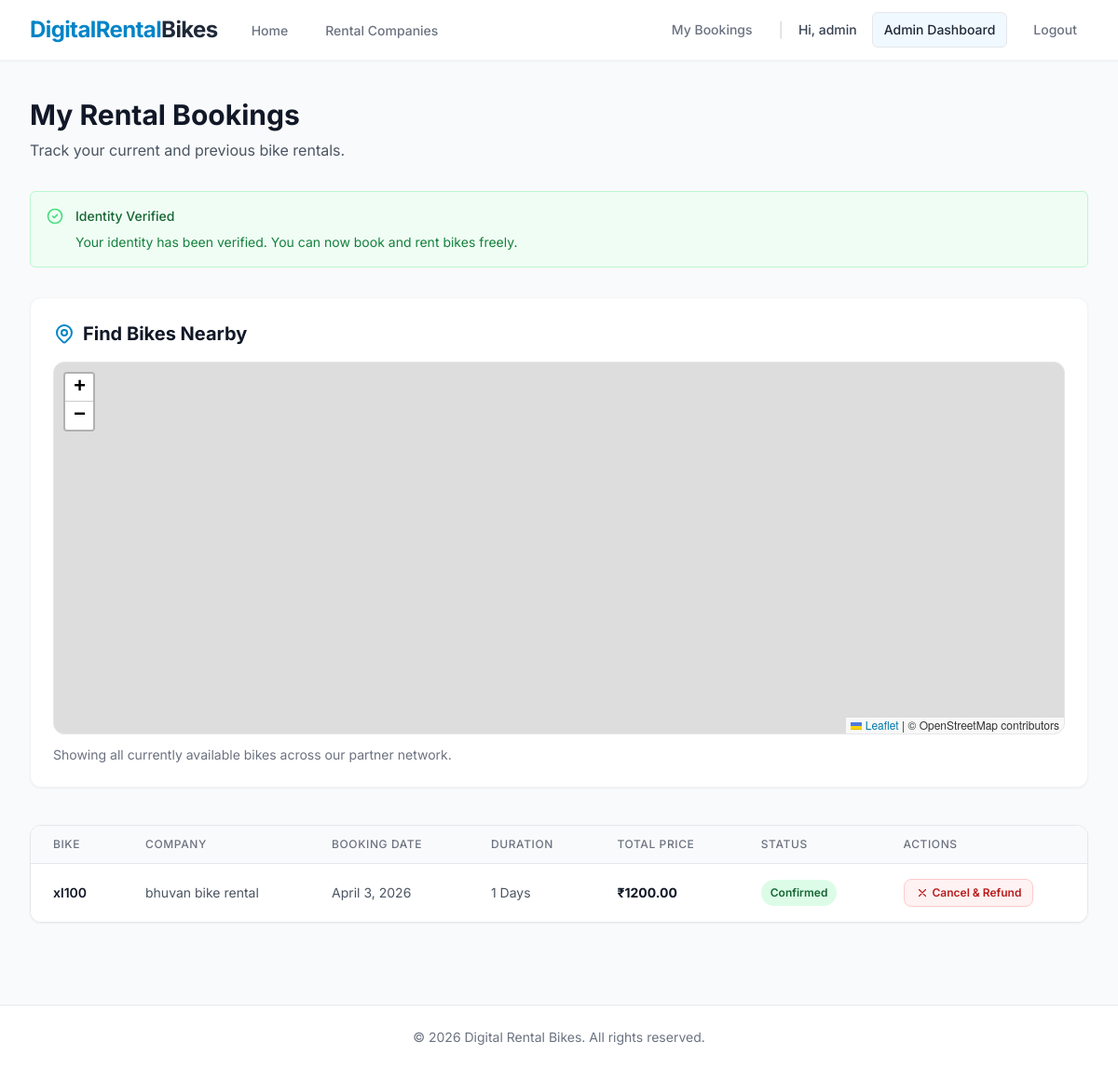
/my-bookings/ (signed in), run on the app's committed database.
### core/models.py (models this page shows, shortened)
class Booking(models.Model):
    class DurationType(models.TextChoices):
        HOURS = 'Hours', 'Hours'
        DAYS = 'Days', 'Days'
    class BookingStatus(models.TextChoices):
        PAYMENT_PENDING = 'Payment Pending', 'Payment Pending'
        CONFIRMED = 'Confirmed', 'Confirmed'
        COMPLETED = 'Completed', 'Completed'
        CANCELLED = 'Cancelled', 'Cancelled'
    bike = models.ForeignKey(Bike, on_delete=models.CASCADE, related_name='bookings')
    company = models.ForeignKey(Company, on_delete=models.CASCADE, related_name='bookings')
    user = models.ForeignKey(User, on_delete=models.CASCADE, related_name='bookings', null=True, blank=True)
    user_name = models.CharField(max_length=255)
    user_contact = models.CharField(max_length=50)
    booking_date = models.DateField()
    start_time = models.TimeField()
    duration_type = models.CharField(max_length=10, choices=DurationType.choices)
    duration_value = models.PositiveIntegerField()
    total_price = models.DecimalField(max_digits=12, decimal_places=2)
    status = models.CharField(max_length=20, choices=BookingStatus.choices, default=BookingStatus.PAYMENT_PENDING)
    refund_amount = models.DecimalField(max_digits=12, decimal_places=2, default=0)
    created_at = models.DateTimeField(auto_now_add=True)

class Bike(models.Model):
    class BikeType(models.TextChoices):
        SCOOTER = 'Scooter', 'Scooter'
        SPORTS = 'Sports', 'Sports'
        ELECTRIC = 'Electric', 'Electric'
        CRUISER = 'Cruiser', 'Cruiser'
        DIRT = 'Dirt Bike', 'Dirt Bike'
        STANDARD = 'Standard', 'Standard'
    company = models.ForeignKey(Company, on_delete=models.CASCADE, related_name='bikes')
    bike_name = models.CharField(max_length=255)
    bike_type = models.CharField(max_length=50, choices=BikeType.choices)
    price_per_hour = models.DecimalField(max_digits=10, decimal_places=2)
    price_per_day = models.DecimalField(max_digits=10, decimal_places=2)
    is_available = models.BooleanField(default=True)
    image = models.ImageField(upload_to='bikes/', blank=True, null=True)
    latitude = models.DecimalField(max_digits=9, decimal_places=6, null=True, blank=True)
    longitude = models.DecimalField(max_digits=9, decimal_places=6, null=True, blank=True)
    created_at = models.DateTimeField(auto_now_add=True)

class Company(models.Model):
    user = models.OneToOneField(User, on_delete=models.CASCADE, related_name='vendor_company', null=True, blank=True)
    name = models.CharField(max_length=255)
    location = models.CharField(max_length=255)
    contact = models.CharField(max_length=50)
    description = models.TextField(blank=True, null=True)
    upi_qr_image = models.ImageField(upload_to='upi_qr/', blank=True, null=True)
    created_at = models.DateTimeField(auto_now_add=True)

### core/views.py (the view)
# urls.py: path('my-bookings/', views.user_bookings, name='user_dashboard'),
@login_required(login_url='login')
def user_bookings(request):
    bookings = Booking.objects.filter(user=request.user).order_by('-booking_date', '-start_time')
    try:
        verification = request.user.identity_verification
    except:
        verification = None
    available_bikes = Bike.objects.filter(is_available=True)
    return render(request, 'core/user_dashboard.html', {
        'bookings': bookings,
        'verification': verification,
        'available_bikes': available_bikes
    })

### core/templates/core/user_dashboard.html (shortened to what this page needs)
{% extends 'base.html' %}
{% block head %}
<link rel="stylesheet" href="https://unpkg.com/leaflet@1.9.4/dist/leaflet.css"/>
{% endblock %}
{% block content %}
<div class="max-w-7xl mx-auto px-4 sm:px-6 lg:px-8 py-10">
    <div class="mb-8">
        <h1 class="text-3xl font-bold text-gray-900">My Rental Bookings</h1>
        <p class="mt-2 text-gray-600">Track your current and previous bike rentals.</p>
    </div>
    <div class="mb-8">
        {% if user.profile.identity_verified %}
        <div class="rounded-md bg-green-50 p-4 border border-green-200">
            <div class="flex">
                <div class="flex-shrink-0">
                    <svg class="h-5 w-5 text-green-400" fill="none" viewBox="0 0 24 24" stroke="currentColor">
                        <path stroke-linecap="round" stroke-linejoin="round" stroke-width="2" d="M9 12l2 2 4-4m6 2a9 9 0 11-18 0 9 9 0 0118 0z" />
                    </svg>
                </div>
                <div class="ml-3">
                    <h3 class="text-sm font-medium text-green-800">Identity Verified</h3>
                    <div class="mt-2 text-sm text-green-700">
                        <p>Your identity has been verified. You can now book and rent bikes freely.</p>
                    </div>
                </div>
            </div>
        </div>
        {% endif %}
    </div>
    <div class="mb-10">
        <div class="bg-white p-6 rounded-xl shadow-sm border border-gray-100">
            <h3 class="text-xl font-bold text-gray-900 mb-4 flex items-center">
                Find Bikes Nearby
            </h3>
            <div id="nearby-map" class="border border-gray-200"></div>
            <p class="mt-3 text-sm text-gray-500">Showing all currently available bikes across our partner network.</p>
        </div>
    </div>
    {% if bookings %}
    <div class="bg-white shadow-sm border border-gray-200 rounded-xl overflow-hidden">
        <table class="min-w-full divide-y divide-gray-200">
            <thead class="bg-gray-50">
                <tr>
                    <th class="px-6 py-3 text-left text-xs font-medium text-gray-500 uppercase tracking-wider">Bike</th>
                    <th class="px-6 py-3 text-left text-xs font-medium text-gray-500 uppercase tracking-wider">Company</th>
                    <th class="px-6 py-3 text-left text-xs font-medium text-gray-500 uppercase tracking-wider">Booking Date</th>
                    <th class="px-6 py-3 text-left text-xs font-medium text-gray-500 uppercase tracking-wider">Duration</th>
                    <th class="px-6 py-3 text-left text-xs font-medium text-gray-500 uppercase tracking-wider">Total Price</th>
                    <th class="px-6 py-3 text-left text-xs font-medium text-gray-500 uppercase tracking-wider">Status</th>
                    <th class="px-6 py-3 text-left text-xs font-medium text-gray-500 uppercase tracking-wider">Actions</th>
                </tr>
            </thead>
            <tbody class="bg-white divide-y divide-gray-200">
                {% for booking in bookings %}
                <tr class="hover:bg-gray-50 transition-colors">
                    <td class="px-6 py-4 whitespace-nowrap">
                        <div class="flex items-center">
                            <div class="text-sm font-semibold text-gray-900">{{ booking.bike.bike_name }}</div>
                        </div>
                    </td>
                    <td class="px-6 py-4 whitespace-nowrap text-sm text-gray-600">{{ booking.company.name }}</td>
                    <td class="px-6 py-4 whitespace-nowrap text-sm text-gray-600">{{ booking.booking_date }}</td>
                    <td class="px-6 py-4 whitespace-nowrap text-sm text-gray-600">{{ booking.duration_value }} {{ booking.duration_type }}</td>
                    <td class="px-6 py-4 whitespace-nowrap text-sm font-bold text-gray-900">₹{{ booking.total_price }}</td>
                    <td class="px-6 py-4 whitespace-nowrap">
                        <span class="px-2.5 py-1 inline-flex text-xs leading-5 font-semibold rounded-full
                            {% if booking.status == 'Confirmed' %}bg-green-100 text-green-800
                            {% elif booking.status == 'Payment Pending' %}bg-yellow-100 text-yellow-800
                            {% elif booking.status == 'Cancelled' %}bg-red-100 text-red-800
                            {% else %}bg-gray-100 text-gray-800{% endif %}">
                            {{ booking.status }}
                        </span>
                    </td>
                    <td class="px-6 py-4 whitespace-nowrap text-sm font-medium">
                        {% if booking.status == 'Payment Pending' %}
                        <a href="{% url 'payment_checkout' booking.id %}" class="text-brand-600 hover:text-brand-900 mr-3">Pay Now</a>
                        <a href="{% url 'cancel_booking' booking.id %}" class="text-red-600 hover:text-red-800">Cancel</a>
                        {% elif booking.status == 'Confirmed' %}
                        <a href="{% url 'cancel_booking' booking.id %}" class="inline-flex items-center px-3 py-1.5 text-xs font-semibold text-red-700 bg-red-50 border border-red-200 rounded-lg hover:bg-red-100 transition-colors">
                            <svg class="w-3.5 h-3.5 mr-1" fill="none" stroke="currentColor" viewBox="0 0 24 24"><path stroke-linecap="round" stroke-linejoin="round" stroke-width="2" d="M6 18L18 6M6 6l12 12"/></svg>
                            Cancel & Refund
                        </a>
                        {% else %}
                        <span class="text-green-600 text-xs font-medium">Completed</span>
                        {% endif %}
                    </td>
                </tr>
                {% endfor %}
            </tbody>
        </table>
    </div>
    {% endif %}
</div>
{% endblock %}

### templates/base.html (shortened to what this page needs)
<!DOCTYPE html>
<html lang="en">
<head>
    <script src="https://cdn.tailwindcss.com"></script>
    {% block head %}{% endblock %}
</head>
<body class="bg-gray-50 flex flex-col min-h-screen text-gray-800">
    <nav class="bg-white shadow-sm border-b border-gray-100 sticky top-0 z-50">
        <div class="max-w-7xl mx-auto px-4 sm:px-6 lg:px-8">
            <div class="flex justify-between h-16">
                <div class="flex">
                    <div class="flex-shrink-0 flex items-center">
                        <a href="{% url 'home' %}" class="text-2xl font-bold text-brand-600 tracking-tight">DigitalRental<span class="text-gray-800">Bikes</span></a>
                    </div>
                    <div class="hidden sm:ml-8 sm:flex sm:space-x-8">
                        <a href="{% url 'home' %}" class="border-transparent text-gray-500 hover:border-brand-500 hover:text-brand-600 inline-flex items-center px-1 pt-1 border-b-2 text-sm font-medium transition-colors">Home</a>
                        <a href="{% url 'companies' %}" class="border-transparent text-gray-500 hover:border-brand-500 hover:text-brand-600 inline-flex items-center px-1 pt-1 border-b-2 text-sm font-medium transition-colors">Rental Companies</a>
                    </div>
                </div>
                <div class="hidden sm:ml-6 sm:flex sm:items-center space-x-4">
                    {% if user.is_authenticated %}
                        <a href="{% url 'user_dashboard' %}" class="text-gray-500 hover:text-brand-600 px-3 py-2 rounded-md text-sm font-medium transition-colors">My Bookings</a>
                        <span class="text-gray-300">|</span>
                        <span class="text-gray-700 text-sm font-medium mr-4">Hi, {{ user.username }}</span>
                        {% if user.is_staff %}
                            <a href="{% url 'admin_dashboard' %}" class="bg-brand-50 text-brand-700 hover:bg-brand-100 px-3 py-2 rounded-md text-sm font-medium transition-colors border border-brand-200">Admin Dashboard</a>
                        {% endif %}
                        <form method="post" action="{% url 'logout' %}" class="inline">
                            <button type="submit" class="text-gray-500 hover:text-red-600 px-3 py-2 rounded-md text-sm font-medium transition-colors">Logout</button>
                        </form>
                    {% endif %}
                </div>
            </div>
        </div>
    </nav>
    <main class="flex-grow">
        {% block content %}
        {% endblock %}
    </main>
    <footer class="bg-white border-t border-gray-200 mt-12">
        <div class="max-w-7xl mx-auto py-6 px-4 sm:px-6 lg:px-8">
            <p class="text-center text-sm text-gray-500">
                &copy; {{ current_year|default:"2026" }} Digital Rental Bikes. All rights reserved.
            </p>
        </div>
    </footer>
</body>
</html>

### templates/base.html (style rules this page uses)
body { font-family: 'Inter', sans-serif; }

### core/templates/core/user_dashboard.html (style rules this page uses)
#nearby-map { height: 400px; width: 100%; z-index: 10; border-radius: 0.75rem; }

### data on the page
Booking: bike.bike_name "xl100", company.name "bhuvan bike rental", booking_date "April 3, 2026", duration_value "1", duration_type "Days", total_price "1200.00", status "Confirmed", shows "Cancel & Refund"

### other printed values
{{ user.username }} "admin"
{{ current_year|default:"2026" }} "2026"
